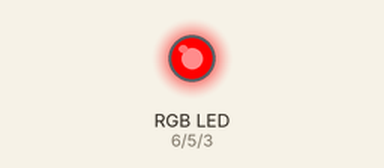
A sketch run on a simulated Arduino Uno, built with avr-gcc and run on an emulated ATmega328P. On the bench: an RGB LED mixed from three pins (HIGH = lit).

Above: at 0.5 s.
At 1.5 s:
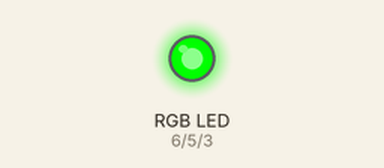
At 2.5 s:
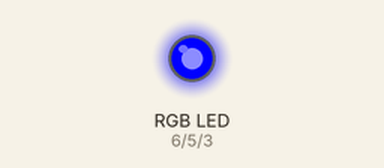
At 3.5 s:
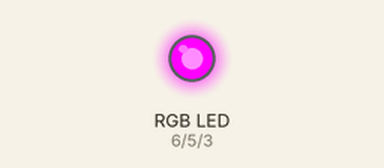
At 4.5 s:
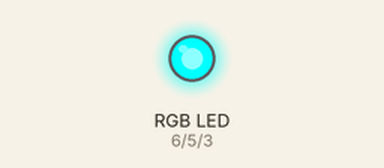
At 5.5 s:
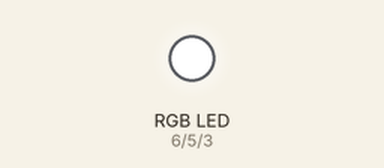
Timing chart, 0 to 7.8 s (numbered marks = the images above):
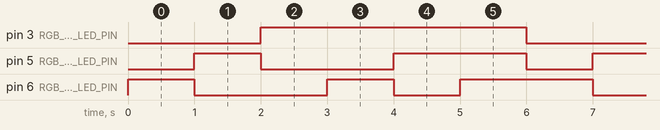

The sketch:

RGB_LED.ino
```cpp
const int RGB_RED_LED_PIN = 6;
const int RGB_GREEN_LED_PIN = 5;
const int RGB_BLUE_LED_PIN = 3;
const int DELAY_MS = 1000;

void setup() {
  // put your setup code here, to run once:
  pinMode(RGB_RED_LED_PIN, OUTPUT);
  pinMode(RGB_GREEN_LED_PIN, OUTPUT);
  pinMode(RGB_BLUE_LED_PIN, OUTPUT);
}

void loop() {

  // red
  setRgbLedColor(HIGH, LOW, LOW);
  delay(DELAY_MS);

  // green
  setRgbLedColor(LOW, HIGH, LOW);
  delay(DELAY_MS);

  // blue
  setRgbLedColor(LOW, LOW, HIGH);
  delay(DELAY_MS);

  // purple
  setRgbLedColor(HIGH, LOW, HIGH);
  delay(DELAY_MS);

  // turqoise
  setRgbLedColor(LOW, HIGH, HIGH);
  delay(DELAY_MS);

  // white
  setRgbLedColor(HIGH, HIGH, HIGH);
  delay(DELAY_MS);
}

void setRgbLedColor(int red, int green, int blue) {
  digitalWrite(RGB_RED_LED_PIN, red);
  digitalWrite(RGB_GREEN_LED_PIN, green);
  digitalWrite(RGB_BLUE_LED_PIN, blue);
}
```

Measured:
- by itself, pin 3 (RGB_BLUE_LED_PIN): alternates HIGH for 4.0 s and LOW for 2.0 s
- by itself, pin 5 (RGB_GREEN_LED_PIN): repeats every 6.0 s: LOW 2.0 s, HIGH 2.0 s, LOW 1.0 s, HIGH 1.0 s
- by itself, pin 6 (RGB_RED_LED_PIN): repeats every 6.0 s: LOW 2.0 s, HIGH 1.0 s, LOW 1.0 s, HIGH 2.0 s
